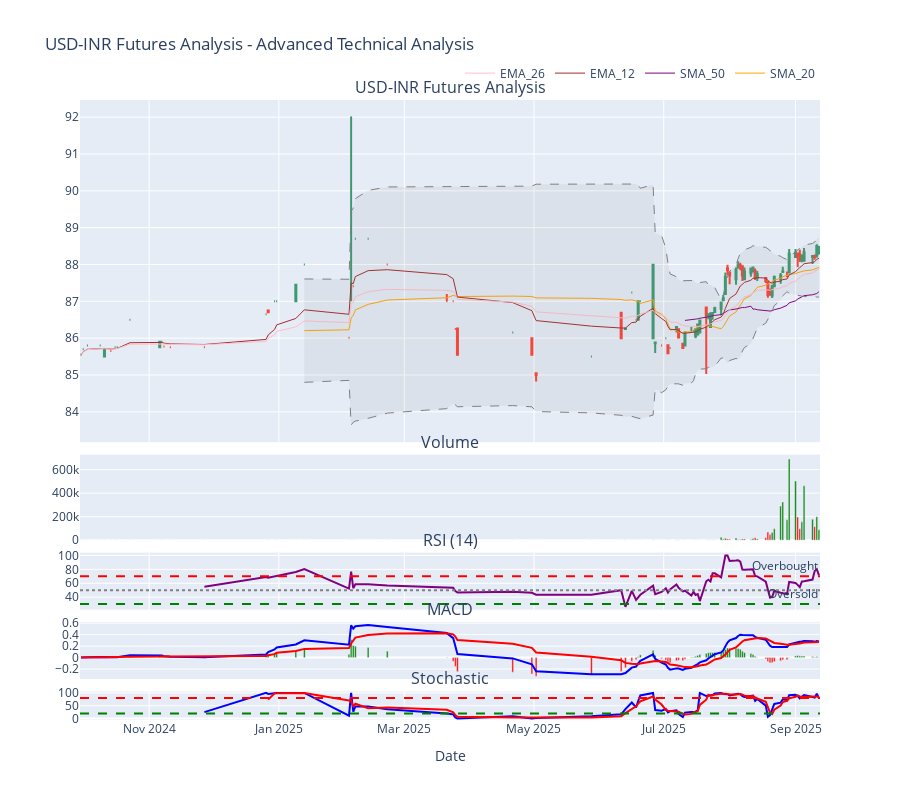

Notebook code cell kept with this figure:
### Code cell
# Create the chart
fig = create_usdinr_chart()

# Display in Jupyter (optional)
fig.show()
